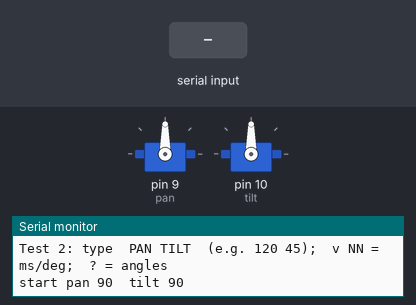
Bench run of a sketch on a simulated Arduino Nano, built with avr-gcc and run on an emulated ATmega328P. Shown: 2 × servo, the last lines printed to the serial monitor. The inputs (shaded band) are chosen by the test bench.

Above: at 1.2 s.
1.3 s: "90 45 200\n" received over Serial
At 3.4 s:
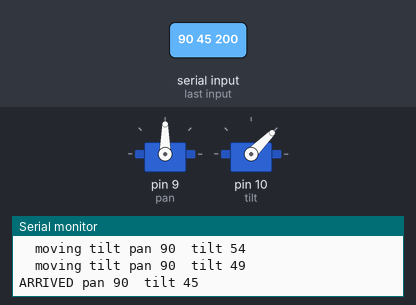
3.7 s: "30 150 10\n" received over Serial
At 4.15 s:
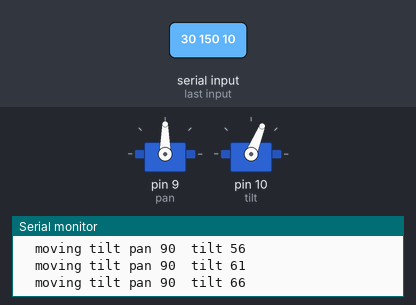
6.7 s: "90 45\n" received over Serial
At 9.3 s:
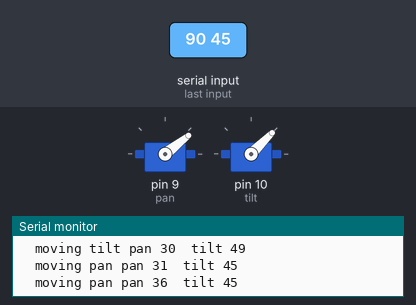
9.7 s: "1 90\n" received over Serial
At 11.72 s:
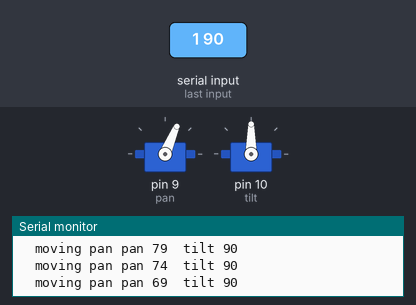
12.7 s: "30 150\n" received over Serial
At 15.6 s:
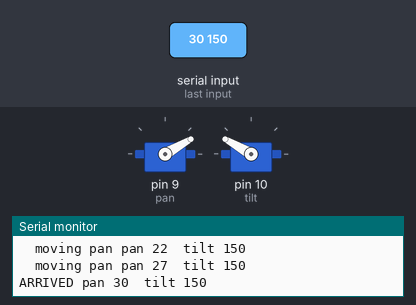
Timing chart, 0 to 16.7 s (numbered marks = the images above; inputs shaded):
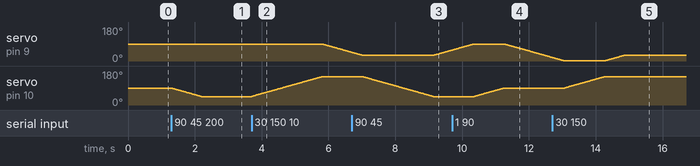

Measured:
- after the input at 1.3 s, servo on pin 10 (tilt): moves from 90° to 45° over 0.89 s, starting at once
- after the input at 3.7 s, servo on pin 9 (pan): moves from 90° to 46° over 0.87 s, starting after 2.1 s; servo on pin 10 (tilt): moves from 45° to 150° over 2.1 s, starting at once
- after the input at 6.7 s, servo on pin 10 (tilt): moves from 150° to 45° over 2.1 s, starting after 0.33 s
- after the input at 9.7 s, servo on pin 10 (tilt): moves from 45° to 90° over 0.89 s, starting after 0.66 s
- after the input at 12.7 s, servo on pin 10 (tilt): moves from 90° to 150° over 1.2 s, starting after 0.37 s

The sketch:

U-15_servo_goto.ino
```cpp
// Test 2 — move to a pan / tilt angle pair slowly. Arduino Nano, Serial 115200, "Newline".
// Servos: pan D9, tilt D10 (separate 5 V supply, common GND).
// Type two numbers:  PAN TILT   e.g.  120 45   (degrees, 0-180)
// Tilt moves first, then pan (one servo at a time), 1 deg per step, and the current angles print every 100 ms.
// v NN sets the speed in ms per degree (default 20). ? prints the current angles.
// Note: hobby servos have no position feedback, so "current angle" is the angle commanded so far.
#include <Servo.h>

const int PAN_MIN = 0, PAN_MAX = 180, TILT_MIN = 0, TILT_MAX = 180;
Servo pan, tilt;
int panPos = 90, tiltPos = 90;
int msPerDeg = 20;

void report(const char* tag) {
  Serial.print(tag); Serial.print(" pan "); Serial.print(panPos); Serial.print("  tilt "); Serial.println(tiltPos);
}

void moveTo(int p, int t) {
  p = constrain(p, PAN_MIN, PAN_MAX); t = constrain(t, TILT_MIN, TILT_MAX);
  Serial.print("target pan "); Serial.print(p); Serial.print("  tilt "); Serial.println(t);
  unsigned long last = 0;
  while (tiltPos != t) {                       // tilt first, then pan: one servo at a time
    tiltPos += t > tiltPos ? 1 : -1; tilt.write(tiltPos); delay(msPerDeg);
    if (millis() - last >= 100) { last = millis(); report("  moving tilt"); }
  }
  while (panPos != p) {
    panPos += p > panPos ? 1 : -1; pan.write(panPos); delay(msPerDeg);
    if (millis() - last >= 100) { last = millis(); report("  moving pan"); }
  }
  report("ARRIVED");
}

void setup() {
  Serial.begin(115200);
  pan.write(panPos); tilt.write(tiltPos);
  pan.attach(9); tilt.attach(10);
  Serial.println("Test 2: type  PAN TILT  (e.g. 120 45);  v NN = ms/deg;  ? = angles");
  report("start");
}

void loop() {
  if (!Serial.available()) return;
  String c = Serial.readStringUntil('\n'); c.trim();
  if (c == "?") { report("now"); return; }
  if (c[0] == 'v') { msPerDeg = constrain(c.substring(1).toInt(), 0, 100); Serial.print("speed "); Serial.print(msPerDeg); Serial.println(" ms/deg"); return; }
  int sp = c.indexOf(' ');
  if (sp < 0) sp = c.indexOf(',');
  if (sp < 0) { Serial.println("enter two numbers: PAN TILT"); return; }
  moveTo(c.substring(0, sp).toInt(), c.substring(sp + 1).toInt());
}
```
